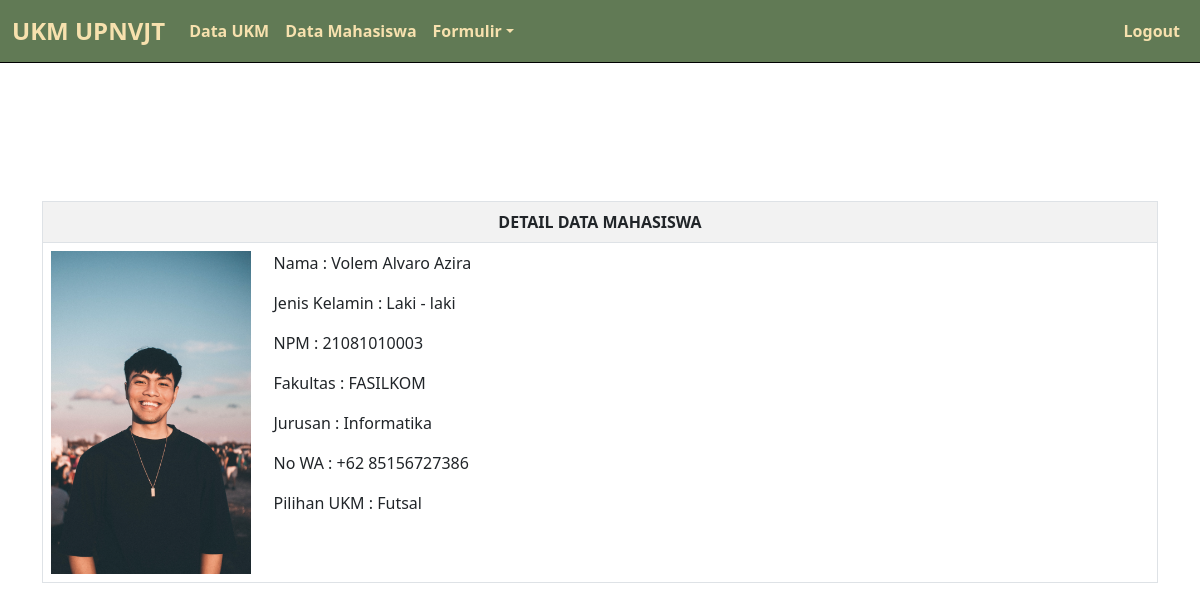
The page /detail.php?id=7 (signed in) on the database its author committed.
### tables this page shows
CREATE TABLE `mahasiswa` (
  `id` int(11) NOT NULL,
  `nama` varchar(50) NOT NULL,
  `jk` varchar(20) NOT NULL,
  `npm` varchar(30) NOT NULL,
  `fak` varchar(30) NOT NULL,
  `jur` varchar(30) NOT NULL,
  `wa` varchar(30) NOT NULL,
  `ukm` varchar(50) NOT NULL,
  `ktm` text NOT NULL,
  `sp` text NOT NULL
);

### detail.php (the view, shortened to what this page needs)
<?php
require_once 'functions.php';
if (isset($_GET['id'])) {
    $id = $_GET['id'];
    $query = "SELECT * FROM mahasiswa WHERE id='$id'";
    $result = mysqli_query($conn, $query);
    if ($data = $result->fetch_assoc()) {
        $nama = $data['nama'];
        $jk = $data['jk'];
        $npm = $data['npm'];
        $fak = $data['fak'];
        $jur = $data['jur'];
        $wa = $data['wa'];
        $ukm = $data['ukm'];
        $sp = $data['sp'];
    }
}
?>
<!DOCTYPE html>
<html lang="en">
<head>
    <link href="https://cdn.jsdelivr.net/npm/bootstrap@5.3.0-alpha3/dist/css/bootstrap.min.css" rel="stylesheet" />
    <link rel="stylesheet" href="style.css" />
</head>
<body>
    <nav class="navbar navbar-expand-lg fixed-top">
        <div class="container-fluid">
            <a class="navbar-brand" href="index.php">UKM UPNVJT</a>
            <div class="collapse navbar-collapse justify-content-between" id="navbarNavAltMarkup">
                <div class="navbar-nav">
                    <a class="nav-link" aria-current="page" href="index.php">Data UKM</a>
                    <a class="nav-link" href="data.php">Data Mahasiswa</a>
                    <div class="dropdown">
                        <a class="nav-link dropdown-toggle" href="#" role="button" data-bs-toggle="dropdown" aria-expanded="false">Formulir</a>
                    </div>
                </div>
                <div class="navbar-nav">
                    <a class="nav-link" href="logout.php">Logout</a>
                </div>
            </div>
        </div>
    </nav>
    <div class="detail container">
        <table class="table table-striped border">
            <tr>
                <th colspan="2" class="text-center">DETAIL DATA MAHASISWA</th>
            </tr>
            <tr>
                <td>
                    <img src="uploads/<?= $sp ?>" width="200px" alt="fotomuka">
                </td>
                <td style="width:80%;">
                    <p>Nama : <?= $nama ?></p>
                    <p>Jenis Kelamin : <?= $jk ?></p>
                    <p>NPM : <?= $npm ?></p>
                    <p>Fakultas : <?= $fak ?></p>
                    <p>Jurusan : <?= $jur ?></p>
                    <p>No WA : <?= $wa ?></p>
                    <p>Pilihan UKM : <?= $ukm ?></p>
                </td>
            </tr>
        </table>
    </div>
</body>
</html>

### style.css (style rules this page uses)
* { margin: 0; padding: 0; }
:root { --pr: #617a55; --sec: #f7e1ae; --trd: #c07f00; --alt: #fff7d4; }
nav { background-color: var(--pr); font-weight: 700; border-bottom: 1px black solid; }
.navbar-brand { color: var(--sec); font-weight: 700; font-size: 1.5rem; }
.navbar-nav .nav-link { color: var(--sec); }
.detail { min-height: 100vh; display: flex; justify-content: center; align-items: center; }

### rows shown on the page
mahasiswa: sp (picture), nama "Volem Alvaro Azira", jk "Laki - laki", npm "21081010003", fak "FASILKOM", jur "Informatika", wa "+62 85156727386", ukm "Futsal"
